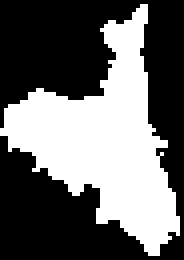
#> input picture data/Climate_Precipitation_Data/2010R.tif, 46 x 65 px (shown 4 times larger); its folder holds 4 pictures in this run
$ python processing.py
#> lines starting #> are read from the running program, lines starting #| are printed output that depends on the picture
import io
import os
import glob
import re
import numpy as np
from PIL import Image
from rasterio.io import MemoryFile

# Global cache for loaded TIF data
TIF_CACHE = {
    "Climate_Precipitation_Data": {},
    "Gridded_Population_Density_Data": {},
    "MODIS_Gross_Primary_Production_GPP": {},
    "Modis_Land_Cover_Data": {},
}


def load_all_tifs():
    """
    Preload all supported TIF files from the parent directory '../data' into memory.
    The function uses glob and regex to find files and loads each as a grayscale numpy array.
    """
    base_path = os.path.join("..", "data")

    # Load Climate_Precipitation_Data (files like "2010R.tif")
    cp_folder = os.path.join(base_path, "Climate_Precipitation_Data")
    cp_files = glob.glob(os.path.join(cp_folder, "*R.tif"))
    for file in cp_files:
        m = re.search(r"(\d{4})R\.tif$", file)
        if m:
            year = int(m.group(1))
            try:
                with Image.open(file) as img:
#> img is the input picture: PIL image 46x65 F; min -3.4e+38, max 500.8, mean -inf
                    if img.mode != "L":
                        img = img.convert("L")
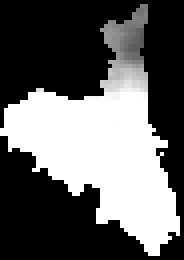
#> img: PIL image 46x65 L (shown 4 times larger); min 0, max 255, mean 97.5
                    TIF_CACHE["Climate_Precipitation_Data"][year] = np.array(img)
            except Exception as e:
                print(f"Error loading {file}: {e}")
#> pass 2 of the loop in load_all_tifs, `for file in cp_files:`:
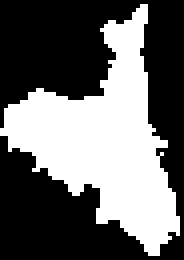
#> input picture data/Climate_Precipitation_Data/2011R.tif, 46 x 65 px (shown 4 times larger)
#> in load_all_tifs, img is the input picture: PIL image 46x65 F; min -3.4e+38, max 367, mean -inf
#> in load_all_tifs, `img = img.convert("L")`:
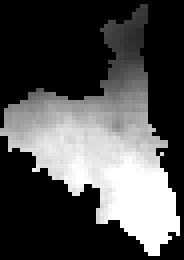
#> img: PIL image 46x65 L (shown 4 times larger); min 0, max 255, mean 77.3
#> pass 3 of the loop in load_all_tifs, `for file in cp_files:`:
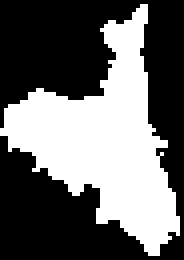
#> input picture data/Climate_Precipitation_Data/2012R.tif, 46 x 65 px (shown 4 times larger)
#> in load_all_tifs, img is the input picture: PIL image 46x65 F; min -3.4e+38, max 609.4, mean -inf
#> in load_all_tifs, `img = img.convert("L")`:
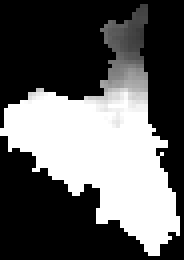
#> img: PIL image 46x65 L (shown 4 times larger); min 0, max 255, mean 94.1
#> the loop made 4 passes; the first 3 are shown

    # Load Gridded_Population_Density_Data (files like "Assaba_Pop_2010.tif")
    pop_folder = os.path.join(base_path, "Gridded_Population_Density_Data")
    pop_files = glob.glob(os.path.join(pop_folder, "Assaba_Pop_*.tif"))
    for file in pop_files:
        m = re.search(r"Assaba_Pop_(\d{4})\.tif$", file)
        if m:
            year = int(m.group(1))
            try:
                with Image.open(file) as img:
                    if img.mode != "L":
                        img = img.convert("L")
                    TIF_CACHE["Gridded_Population_Density_Data"][year] = np.array(img)
            except Exception as e:
                print(f"Error loading {file}: {e}")

    # Load MODIS_Gross_Primary_Production_GPP (files like "2010_GP.tif")
    modis_gp_folder = os.path.join(base_path, "MODIS_Gross_Primary_Production_GPP")
    modis_gp_files = glob.glob(os.path.join(modis_gp_folder, "*_GP.tif"))
    for file in modis_gp_files:
        m = re.search(r"(\d{4})_GP\.tif$", file)
        if m:
            year = int(m.group(1))
            try:
                with Image.open(file) as img:
                    if img.mode != "L":
                        img = img.convert("L")
                    TIF_CACHE["MODIS_Gross_Primary_Production_GPP"][year] = np.array(
                        img
                    )
            except Exception as e:
                print(f"Error loading {file}: {e}")

    # Load Modis_Land_Cover_Data (files like "2010LCT.tif")
    modis_lct_folder = os.path.join(base_path, "Modis_Land_Cover_Data")
    modis_lct_files = glob.glob(os.path.join(modis_lct_folder, "*LCT.tif"))
    for file in modis_lct_files:
        m = re.search(r"(\d{4})LCT\.tif$", file)
        if m:
            year = int(m.group(1))
            try:
                with Image.open(file) as img:
                    if img.mode != "L":
                        img = img.convert("L")
                    TIF_CACHE["Modis_Land_Cover_Data"][year] = np.array(img)
            except Exception as e:
                print(f"Error loading {file}: {e}")


# Preload data into memory when the module is imported.
load_all_tifs()


# [72 lines left out: function load_and_preprocess_tif, not called in this run]
